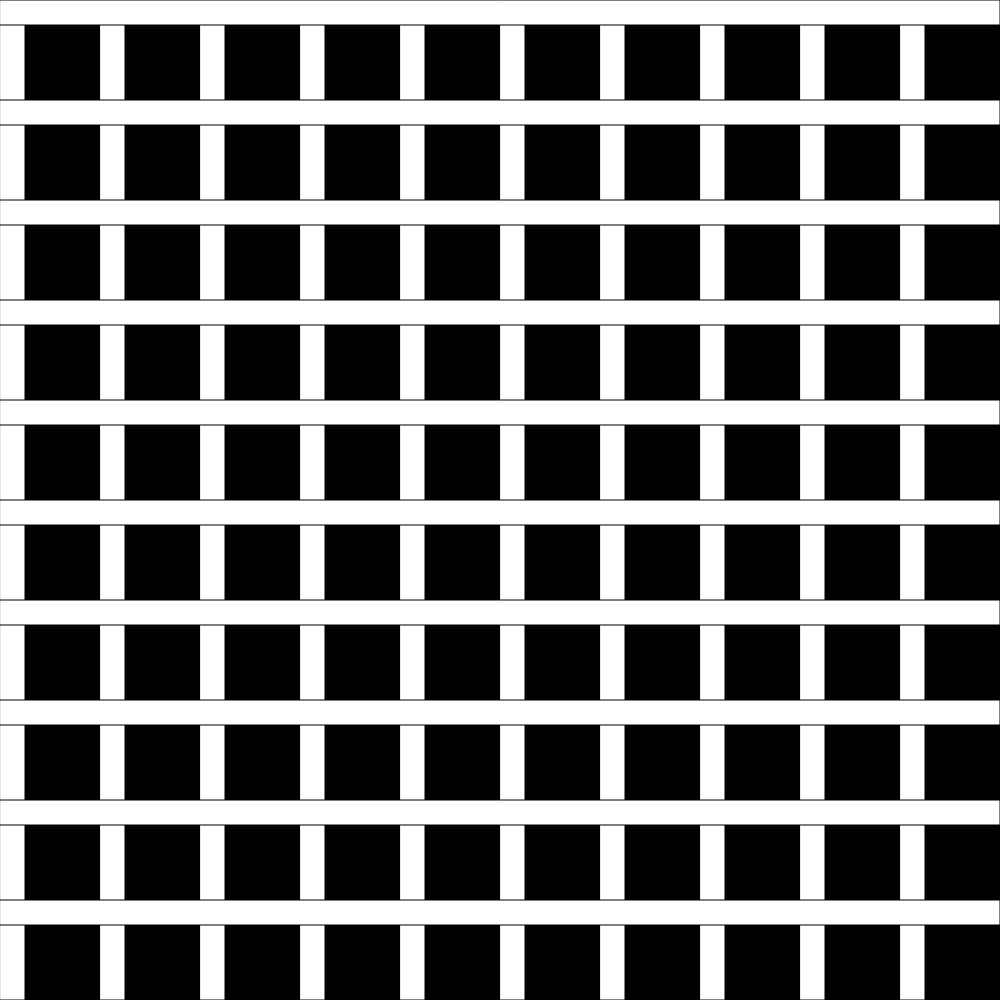
Frame 1 (no input)
Frame 60 (no input): identical to frame 1, image omitted
Frame 120 (the mouse pressed at the canvas centre since frame 60): identical to frame 1, image omitted

The p5.js sketch that drew this single still picture (run headless with seeded random() and noise() and a simulated clock; from frame 60 on, the mouse is pressed at the canvas centre):

// p5.js sketch
// ── sketch.js
function setup() {
  createCanvas(1000, 1000);//canvas size
  background(0);//black
  //vertical white stripes
  for(var i = 0; i < 10; i++) {
  	rect(i * 100, 0, 25, 1000);
}
 for(var i = 0; i < 10; i++) {
  	rect(0, i * 100, 1000, 25);
}
}
function draw() {
  // put drawing code here
}
